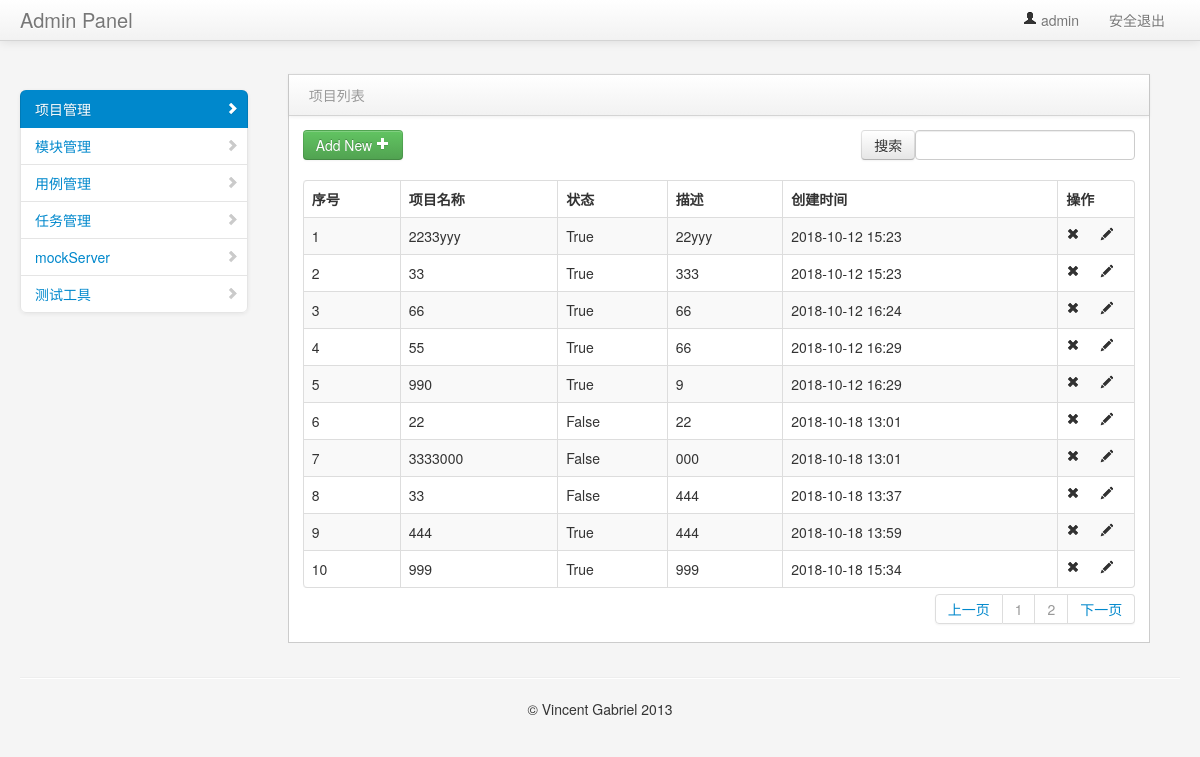
The app's page /manage/project_manage/ (signed in) with its own data.
### project_app/models.py (models this page shows, shortened)
class Project(models.Model):
    title = models.CharField(max_length=50)
    describe = models.TextField("描述",default="")
    status = models.BooleanField("状态",default=True)
    create_time = models.DateTimeField("创建时间",auto_now=True)

### project_app/views/project_views.py (the view)
# urls.py: path("project_manage/", project_views.project_manage),
@login_required #判断用户是否登录
def project_manage(request):
    page = request.GET.get('page')
    page = try_int(page, 1)
    count = Project.objects.all().count()
    pageObj = html_hepler.PageInfo(page, count)
    content = request.POST.get('search_project')
    if content is not None:
        project_data = Project.objects.filter(
                title__contains=content)
    else:
        project_data = Project.objects.all()[pageObj.start:pageObj.end]
    page_string = html_hepler.Pager(page, pageObj.all_page_count)
    username = request.session.get('user1', '')  # 读取浏览器 session
    return render(request, "project_manage.html", {"user": username,"project_data":project_data,
                                                   "page": page_string,"type":"list"})

### project_app/html_hepler.py (called while the page is built, shortened)
def Pager(page,all_page_count):
    page_html = []
    if page <= 1:
        prev_html = "<li class='next'><a href='#'>上一页</a></li>"
    else:
        prev_html = "<li class='next'><a href='/manage/project_manage/?page=%d'>上一页</a></li>" % (page - 1)
    page_html.append(prev_html)
    if all_page_count < 11:
        begin = 0
        end = all_page_count
    for i in range(begin,end):
        if page == i+1:
            a_html = "<li class='prev disabled'><a href = '/manage/project_manage/?page=%d'>%d</a></li>"%(i+1,i+1)
        else:
            a_html = "<li class='prev disabled'><a href = '/manage/project_manage/?page=%d'>%d</a></li>" % (i+1, i+1)
        page_html.append(a_html)
    next_html = "<li class='next'><a href = '/manage/project_manage/?page=%d'>下一页</a></li>" % (page + 1)
    page_html.append(next_html)
    page_string = mark_safe("".join(page_html))
    return page_string

    @property
    def start(self):
        return (self.CurrentPage-1) * self.PerItem

    @property
    def end(self):
        return self.CurrentPage * self.PerItem

    @property
    def all_page_count(self):
        temp = divmod(self.AllCount,self.PerItem)
        if temp[1] == 0:
            all_page_count = temp[0]
        else:
            all_page_count = temp[0] + 1
        return all_page_count

### project_app/views/project_views.py (called while the page is built)
def try_int(arg,default):
    try:
        arg = int(arg)
    except Exception as e:
        arg = default
    return arg

### templates/project_manage.html (shortened to what this page needs)
{% extends "common/nav.html" %}
    {% block context %}
<div class="span3" id="sidebar">
    <ul class="nav nav-list bs-docs-sidenav nav-collapse collapse">
        <li class="active">
            <a href="/manage/project_manage/"><i class="icon-chevron-right"></i>项目管理</a>
        </li>
        <li>
            <a href="/manage/module_manage/"><i class="icon-chevron-right"></i>模块管理</a>
        </li>
        <li>
            <a href="interface.html"><i class="icon-chevron-right"></i>用例管理</a>
        </li>
        <li>
            <a href="interface.html"><i class="icon-chevron-right"></i>任务管理</a>
        </li>
        <li>
            <a href="interface.html"><i class="icon-chevron-right"></i>mockServer</a>
        </li>
        <li>
            <a href="interface.html"><i class="icon-chevron-right"></i>测试工具</a>
        </li>
    </ul>
</div>
<div class="span9" id="content">
    <div class="row-fluid">
   {% if type == 'list'%}
         <div class="block">
            <div class="navbar navbar-inner block-header">
                <div class="muted pull-left">项目列表</div>
            </div>
            <div class="block-content collapse in">
                <div class="span12">
                   <div class="table-toolbar">
                      <div class="btn-group">
                         <a href="/manage/add_project/"><button class="btn btn-success">Add New <i class="icon-plus icon-white"></i></button></a>
                      </div>
                      <div class="btn-group pull-right">
                         <div class="dataTables_filter" id="example_filter">
                             <form method="post" action="/manage/project_manage/">
                              <input class="btn" type="submit" value="搜索">
                              <label><input type="text" aria-controls="example" id="search_project" name="search_project"></label>
                             </form>
                        </div>
                      </div>
                   </div>
                    <table cellpadding="0" cellspacing="0" border="0" class="table table-striped table-bordered" id="example2">
                        <thead>
                            <tr>
                                <th>序号</th>
                                <th>项目名称</th>
                                <th>状态</th>
                                <th>描述</th>
                                <th>创建时间</th>
                                <th>操作</th>
                            </tr>
                        </thead>
                        <tbody>
                        {% for data in project_data %}
                            <tr class="gradeU">
                                <td>{{forloop.counter }}</td>
                                <td>{{data.title}}</td>
                                <td>{{data.status}}</td>
                                <td class="center">{{data.describe}}</td>
                                <td class="center">{{data.create_time |date:"Y-m-d H:i"}}</td>
                                <td class="center" style="width: 60px;">
                                    <a onclick="del_id('{{ data.id }}')"><i class="icon-remove"></i></a>
                                    <a href="/manage/edit_project/{{ data.id }}/"><i class="icon-pencil"></i></a>
                                </td>
                            </tr>
                        {% endfor %}
                        </tbody>
                    </table>
                </div>
                <div id="pageslist" class="dataTables_paginate paging_bootstrap pagination">
                    <ul>
                        {{ page }}
                    </ul>
                </div>
            </div>
         </div>
    </div>
</div>
 {% endif %}
    {% endblock context %}

### templates/common/nav.html (shortened to what this page needs)
<!DOCTYPE html>
<html>
    <head>
        <link href="/static/bootstrap/css/bootstrap.min.css" rel="stylesheet" media="screen">
        <link href="/static/bootstrap/css/bootstrap-responsive.min.css" rel="stylesheet" media="screen">
        <link href="/static/assets/css/styles.css" rel="stylesheet" media="screen">
        <link href="/static/assets/css/DT_bootstrap.css" rel="stylesheet" media="screen">
    </head>
    <body>
        <div class="navbar navbar-fixed-top">
            <div class="navbar-inner">
                <div class="container-fluid">
                    <a class="brand" href="#">Admin Panel</a>
                    <div class="nav-collapse collapse">
                        <ul class="nav pull-right">
                            <li class="dropdown">
                                <a href="#" role="button" class="dropdown-toggle" data-toggle="dropdown">
                                    <i class="icon-user"></i> {{user}}
                                </a>
                            </li>
                            <li>
                                <a tabindex="-1" href="/user/logout/">安全退出</a>
                            </li>
                        </ul>
                    </div>
                </div>
            </div>
        </div>
        <div class="container-fluid">
            <div class="row-fluid">
                 {% block context %}
                 {% endblock context %}
            </div>
            <hr>
            <footer>
                <p style="text-align: center">&copy; Vincent Gabriel 2013</p>
            </footer>
        </div>
    </body>
</html>

### static/assets/css/styles.css (style rules this page uses)
body { padding-top: 0; padding-bottom: 40px; background-color: #f5f5f5; }
@media (min-width: 979px) { body { padding-top: 60px; } }
#content { margin-left:0px; }
.block { border: 1px solid #ccc; background: white; margin: 1em 0em; border-top: none; }
.block-content { margin: 1em; min-height: .25em; }
.block-header { margin-bottom: 0px; border-right: none; border-left: none; -webkit-border-radius: 0px; -moz-border-radius: 0px; border-radius: 0px; }
.block-header div { padding-top: 10px; }
.bs-docs-sidenav { max-width: 228px; margin: 30px 0 0; padding: 0; background-color: #fff; -webkit-border-radius: 6px; -moz-border-radius: 6px; border-radius: 6px; -webkit-box-shadow: 0 1px 4px rgba(0,0,0,.065); -moz-box-shadow: 0 1px 4px rgba(0,0,0,.065); box-shadow: 0 1px 4px rgba(0,0,0,.065); }
.bs-docs-sidenav > li > a { display: block; width: 190px \9; margin: 0 0 -1px; padding: 8px 14px; border: 1px solid #e5e5e5; }
.bs-docs-sidenav > li:first-child > a { -webkit-border-radius: 6px 6px 0 0; -moz-border-radius: 6px 6px 0 0; border-radius: 6px 6px 0 0; }
.bs-docs-sidenav > li:last-child > a { -webkit-border-radius: 0 0 6px 6px; -moz-border-radius: 0 0 6px 6px; border-radius: 0 0 6px 6px; }
.bs-docs-sidenav > .active > a { position: relative; z-index: 2; padding: 9px 15px; border: 0; text-shadow: 0 1px 0 rgba(0,0,0,.15); -webkit-box-shadow: inset 1px 0 0 rgba(0,0,0,.1), inset -1px 0 0 rgba(0,0,0,.1); -moz-box-shadow: inset 1px 0 0 rgba(0,0,0,.1), inset -1px 0 0 rgba(0,0,0,.1); box-shadow: inset 1px 0 0 rgba(0,0,0,.1), inset -1px 0 0 rgba(0,0,0,.1); }
.bs-docs-sidenav .icon-chevron-right { float: right; margin-top: 2px; margin-right: -6px; opacity: .25; }
.bs-docs-sidenav .active .icon-chevron-right, .bs-docs-sidenav .active a:hover .icon-chevron-right { opacity: 1; }

### records on screen
Project: title "2233yyy", status "True", describe "22yyy", create_time "2018-10-12 15:23"
Project: title "33", status "True", describe "333", create_time "2018-10-12 15:23"
Project: title "66", status "True", describe "66", create_time "2018-10-12 16:24"
Project: title "55", status "True", describe "66", create_time "2018-10-12 16:29"
Project: title "990", status "True", describe "9", create_time "2018-10-12 16:29"
Project: title "22", status "False", describe "22", create_time "2018-10-18 13:01"
Project: title "3333000", status "False", describe "000", create_time "2018-10-18 13:01"
Project: title "33", status "False", describe "444", create_time "2018-10-18 13:37"
Project: title "444", status "True", describe "444", create_time "2018-10-18 13:59"
Project: title "999", status "True", describe "999", create_time "2018-10-18 15:34"

### other values on screen
{{ user }} "admin"
{{ page }} "上一页 1 2 下一页"
